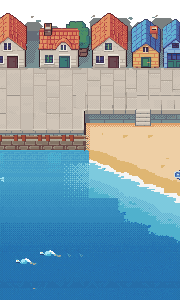
#> input picture assets_src/maps/mix/harbor.png, 180 x 300 px
$ python zones.py harbor.png out.png
#> lines starting #> are read from the running program, lines starting #| are printed output that depends on the picture
# 항구 도시 다니는 구역 지도 (같은 180×300): 도시 길·돌계단·해변·바다, 나머지(집·축대·울타리·바위)는 못 감
# (경완 '도시에서 해변으로는 계단 통해서만 내려갈 수 있음. 모래성이당, 바다그다 처럼 해변에만 있는 포켓몬들은 해변에만 있을 수 있음. 물 포켓몬들은 전부 바다에 호수처럼 빠져있는 형태로.')
# 색: 도시 (90,90,90) · 계단 (255,140,0) · 해변 (255,220,0) · 바다 (0,120,255) · 못 감 투명
import sys
from PIL import Image
im=Image.open(sys.argv[1]).convert('RGBA'); p=im.load(); W,H=im.size
#> further down, im is the input picture: PIL image 180x300 RGBA; mean R, G, B, A 114.1, 142, 156.5, 237.8
#> after `W, H = im.size`: W = 180; H = 300
Z=Image.new('RGBA',(W,H)); z=Z.load()
#> after `Z = Image.new('RGBA', (W, H))`: Z: PIL image 180x300 RGBA; every value is 0
def flood(seed,ok):
  st=[seed]; seen={seed}
  while st:
    x,y=st.pop(); yield (x,y)
    for X,Y in ((x+1,y),(x-1,y),(x,y+1),(x,y-1)):
      if 0<=X<W and 0<=Y<H and (X,Y) not in seen and ok(X,Y): seen.add((X,Y)); st.append((X,Y))
ST=(136,110,149,126)                       # stairs.py 의 X0·X1, 4칸 × 4줄
inst=lambda x,y: ST[0]<=x<=ST[2] and ST[1]<=y<=ST[3]
def pave(x,y):
  r,g,b,a=p[x,y]; return a and y>=69 and not inst(x,y) and r>150 and abs(r-g)<22 and -10<r-b<50
def sand(x,y):
  r,g,b,a=p[x,y]; return a and y>=ST[3] and not inst(x,y) and r>185 and g>140 and r-b>35
def sea(x,y):
  r,g,b,a=p[x,y]; return a and y>120 and (b>r+40 or (r>225 and g>235 and b>235))   # 물·물거품
for q in flood((40,90),pave): z[q]=(90,90,90,255)
#> this loop made 9594 passes
for q in flood((150,150),sand): z[q]=(255,220,0,255)
#> this loop made 4663 passes
#> q on passes 1 to 3: (150, 150), (150, 149), (150, 148)
for q in flood((60,250),sea): z[q]=(0,120,255,255)
for y in range(ST[1],ST[3]+1):
  for x in range(ST[0],ST[2]+1): z[x,y]=(255,140,0,255)
#> this loop made 17 passes
# 작은 구멍(소품 한 칸·글자 점) 메우기: 같은 구역에 둘러싸인 1~2칸
for _ in range(2):
  for y in range(1,H-1):
    for x in range(1,W-1):
      if z[x,y][3]: continue
      n=[z[x+1,y],z[x-1,y],z[x,y+1],z[x,y-1]]
      for c in set(n):
        if c[3] and n.count(c)>=3: z[x,y]=c; break
Z.save(sys.argv[2])
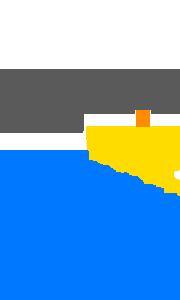
#> saved as out.png: PIL image 180x300 RGBA; mean R, G, B, A 39.3, 90.2, 131.8, 184.4; transparent parts drawn white
